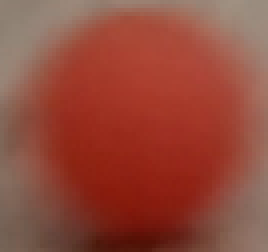
#> input picture Tracking/Bola.png, 67 x 63 px (shown 4 times larger)
$ python script_graph.py
#> lines starting #> are read from the running program, lines starting #| are printed output that depends on the picture; pictures that were not available may be replaced by others from this repository, and a replacement may not be noted
import cv2
import numpy as np
import matplotlib.pyplot as plt
import pandas as pd

# Load the video and template image
video_path = 'Video.mp4'
template_path = 'Bola.png'
cap = cv2.VideoCapture(video_path)
template = cv2.imread(template_path, cv2.IMREAD_GRAYSCALE)
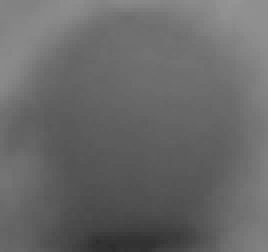
#> template: shape (63, 67) (shown 4 times larger); min 46, max 148, mean 104

if template is None:
    print("Error: Could not load template image.")
    exit()

# Get the dimensions of the template
w, h = template.shape[::-1]
#> w = 67; h = 63

# List of methods to use for template matching
methods = [
    'cv2.TM_CCOEFF',
    'cv2.TM_CCOEFF_NORMED',
    'cv2.TM_CCORR',
    'cv2.TM_CCORR_NORMED',
    'cv2.TM_SQDIFF',
    'cv2.TM_SQDIFF_NORMED'
]

# Initialize a dictionary to store the min and max values for each method
results = {method: {'min_vals': [], 'max_vals': []} for method in methods}

frame_index = 0
while True:
    ret, frame = cap.read()
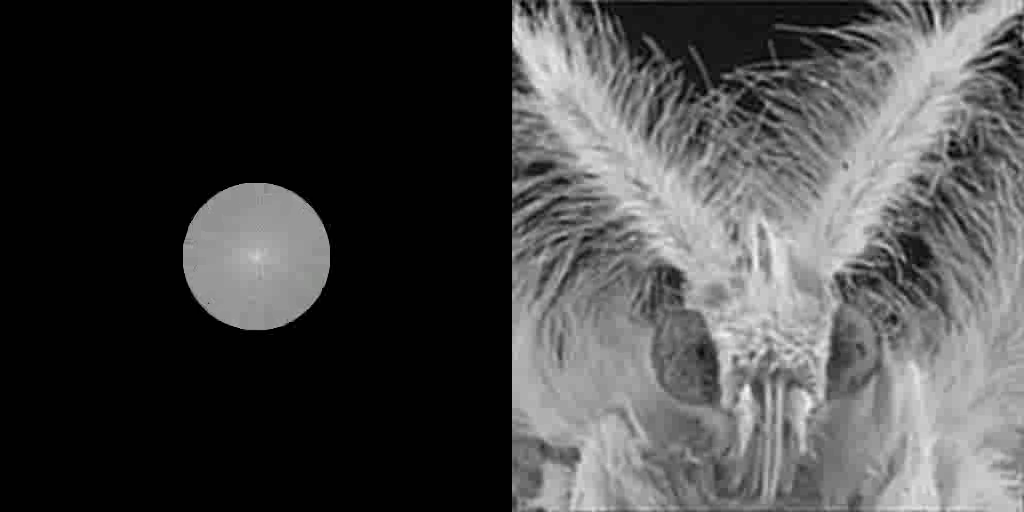
#> input picture frame 71 of assets/inseto-animated.avi, 1024 x 512 px, given in place of Video.mp4, which was not available
#> frame is the input picture: shape (512, 1024, 3); mean B, G, R 70.8, 70.8, 70.8
    if not ret:
        break

    # Convert frame to grayscale
    gray_frame = cv2.cvtColor(frame, cv2.COLOR_BGR2GRAY)

    for method_name in methods:
        method = eval(method_name)

        # Apply template matching
        res = cv2.matchTemplate(gray_frame, template, method)
        min_val, max_val, min_loc, max_loc = cv2.minMaxLoc(res)

        # Save min and max values
        results[method_name]['min_vals'].append(min_val)
        results[method_name]['max_vals'].append(max_val)
#> this loop made 6 passes
#> (min_val, max_val, min_loc, max_loc) on passes 1 to 6: (-4296463.5, 3878372, (258, 162), (218, 299)), (-0.829, 0.66, (227, 199), (636, 239)), (435356.6, 81738616, (207, 335), (908, 447)), (0.122, 0.988, (225, 122), (805, 407)), (1695456, 46800928, (781, 443), (225, 124)), (0.0338, 1, (781, 443), (0, 0))
#> pass 1, `res = cv2.matchTemplate(gray_frame, template, method)`:
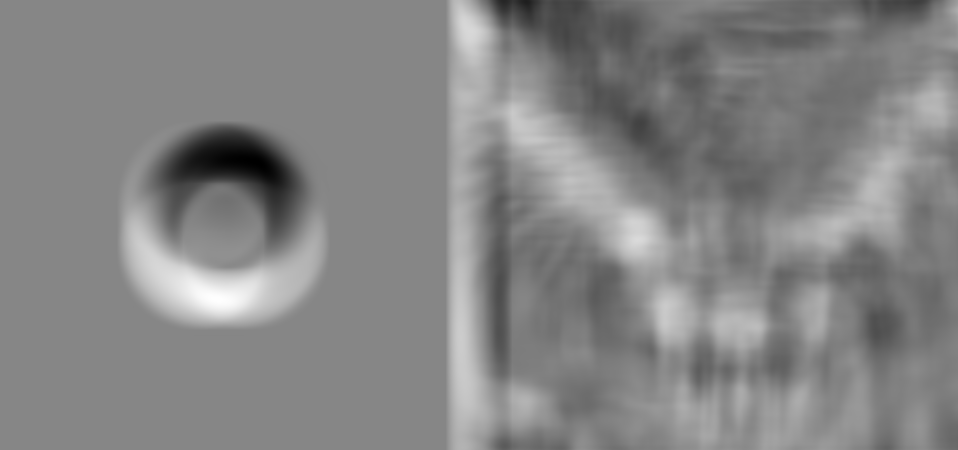
#> res: shape (450, 958) float32; min -4296463.5, max 3878372, mean -40432.4; drawn with min black and max white
#> pass 2, `res = cv2.matchTemplate(gray_frame, template, method)`:
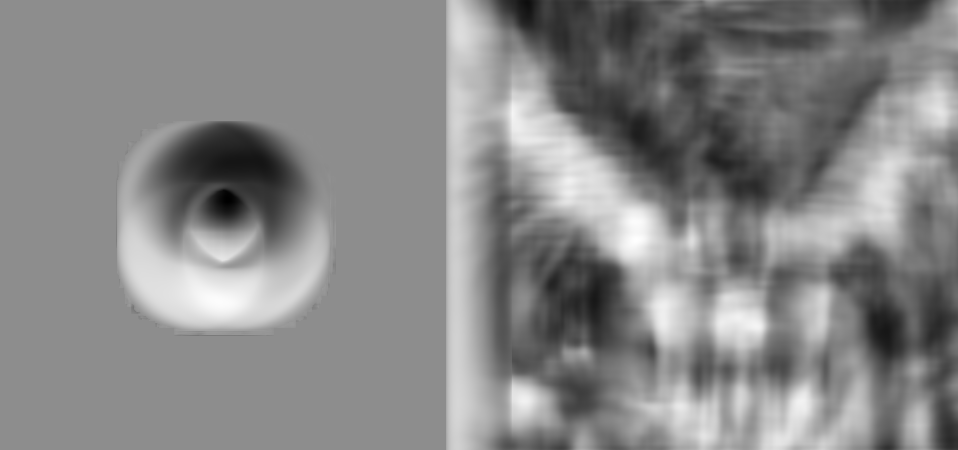
#> res: shape (450, 958) float32; min -0.829, max 0.66, mean -0.0352; drawn with min black and max white
#> pass 3, `res = cv2.matchTemplate(gray_frame, template, method)`:
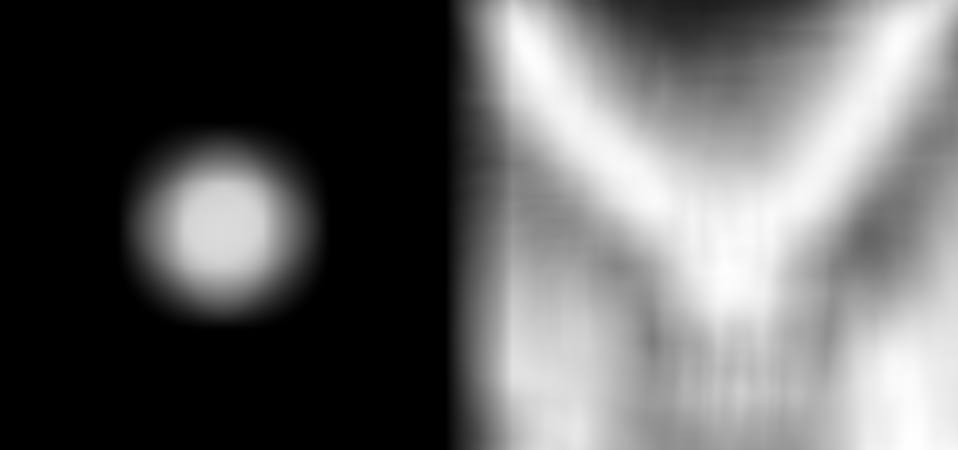
#> res: shape (450, 958) float32; min 435356.6, max 81738616, mean 32160486; drawn with min black and max white
#> after the loop:
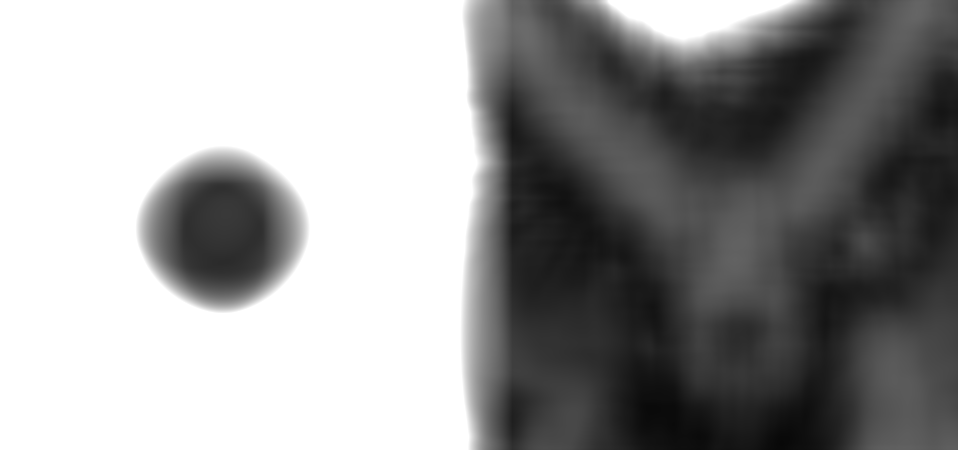
#> res: shape (450, 958) float32; min 0.0338, max 1, mean 0.599

    frame_index += 1

cap.release()

# Create a DataFrame to store the results
df = pd.DataFrame()
for method_name in methods:
    df[method_name + '_min'] = results[method_name]['min_vals']
    df[method_name + '_max'] = results[method_name]['max_vals']

# Plot the results using matplotlib
plt.figure(figsize=(15, 10))
for i, method_name in enumerate(methods):
    plt.subplot(3, 2, i + 1)
    plt.plot(results[method_name]['min_vals'], label='Min Values', color='b')
    plt.plot(results[method_name]['max_vals'], label='Max Values', color='r')
    plt.title(f'{method_name} Results')
    plt.xlabel('Frame Index')
    plt.ylabel('Value')
    plt.legend()
    plt.grid()

plt.tight_layout()
plt.savefig('all_methods_results.png')
plt.show()
